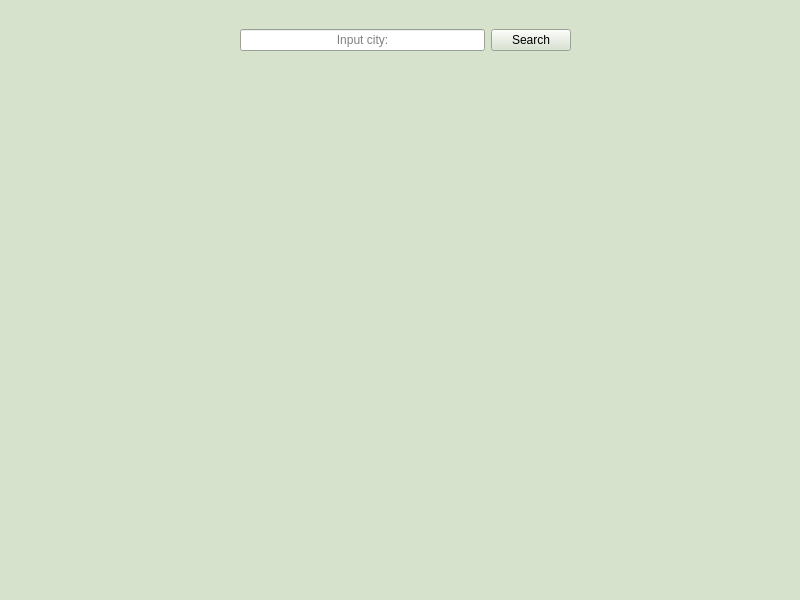
<?xml version="1.0" encoding="UTF-8"?>
<ui version="4.0">
 <class>weatherAppWindow</class>
 <widget class="QMainWindow" name="weatherAppWindow">
  <property name="geometry">
   <rect>
    <x>0</x>
    <y>0</y>
    <width>800</width>
    <height>600</height>
   </rect>
  </property>
  <property name="minimumSize">
   <size>
    <width>800</width>
    <height>600</height>
   </size>
  </property>
  <property name="palette">
   <palette>
    <active>
     <colorrole role="WindowText">
      <brush brushstyle="SolidPattern">
       <color alpha="255">
        <red>0</red>
        <green>0</green>
        <blue>0</blue>
       </color>
      </brush>
     </colorrole>
     <colorrole role="Button">
      <brush brushstyle="SolidPattern">
       <color alpha="255">
        <red>215</red>
        <green>226</green>
        <blue>205</blue>
       </color>
      </brush>
     </colorrole>
     <colorrole role="Light">
      <brush brushstyle="SolidPattern">
       <color alpha="255">
        <red>255</red>
        <green>255</green>
        <blue>255</blue>
       </color>
      </brush>
     </colorrole>
     <colorrole role="Midlight">
      <brush brushstyle="SolidPattern">
       <color alpha="255">
        <red>235</red>
        <green>240</green>
        <blue>230</blue>
       </color>
      </brush>
     </colorrole>
     <colorrole role="Dark">
      <brush brushstyle="SolidPattern">
       <color alpha="255">
        <red>107</red>
        <green>113</green>
        <blue>102</blue>
       </color>
      </brush>
     </colorrole>
     <colorrole role="Mid">
      <brush brushstyle="SolidPattern">
       <color alpha="255">
        <red>143</red>
        <green>151</green>
        <blue>137</blue>
       </color>
      </brush>
     </colorrole>
     <colorrole role="Text">
      <brush brushstyle="SolidPattern">
       <color alpha="255">
        <red>0</red>
        <green>0</green>
        <blue>0</blue>
       </color>
      </brush>
     </colorrole>
     <colorrole role="BrightText">
      <brush brushstyle="SolidPattern">
       <color alpha="255">
        <red>255</red>
        <green>255</green>
        <blue>255</blue>
       </color>
      </brush>
     </colorrole>
     <colorrole role="ButtonText">
      <brush brushstyle="SolidPattern">
       <color alpha="255">
        <red>0</red>
        <green>0</green>
        <blue>0</blue>
       </color>
      </brush>
     </colorrole>
     <colorrole role="Base">
      <brush brushstyle="SolidPattern">
       <color alpha="255">
        <red>255</red>
        <green>255</green>
        <blue>255</blue>
       </color>
      </brush>
     </colorrole>
     <colorrole role="Window">
      <brush brushstyle="SolidPattern">
       <color alpha="255">
        <red>215</red>
        <green>226</green>
        <blue>205</blue>
       </color>
      </brush>
     </colorrole>
     <colorrole role="Shadow">
      <brush brushstyle="SolidPattern">
       <color alpha="255">
        <red>0</red>
        <green>0</green>
        <blue>0</blue>
       </color>
      </brush>
     </colorrole>
     <colorrole role="AlternateBase">
      <brush brushstyle="SolidPattern">
       <color alpha="255">
        <red>235</red>
        <green>240</green>
        <blue>230</blue>
       </color>
      </brush>
     </colorrole>
     <colorrole role="ToolTipBase">
      <brush brushstyle="SolidPattern">
       <color alpha="255">
        <red>255</red>
        <green>255</green>
        <blue>220</blue>
       </color>
      </brush>
     </colorrole>
     <colorrole role="ToolTipText">
      <brush brushstyle="SolidPattern">
       <color alpha="255">
        <red>0</red>
        <green>0</green>
        <blue>0</blue>
       </color>
      </brush>
     </colorrole>
    </active>
    <inactive>
     <colorrole role="WindowText">
      <brush brushstyle="SolidPattern">
       <color alpha="255">
        <red>0</red>
        <green>0</green>
        <blue>0</blue>
       </color>
      </brush>
     </colorrole>
     <colorrole role="Button">
      <brush brushstyle="SolidPattern">
       <color alpha="255">
        <red>215</red>
        <green>226</green>
        <blue>205</blue>
       </color>
      </brush>
     </colorrole>
     <colorrole role="Light">
      <brush brushstyle="SolidPattern">
       <color alpha="255">
        <red>255</red>
        <green>255</green>
        <blue>255</blue>
       </color>
      </brush>
     </colorrole>
     <colorrole role="Midlight">
      <brush brushstyle="SolidPattern">
       <color alpha="255">
        <red>235</red>
        <green>240</green>
        <blue>230</blue>
       </color>
      </brush>
     </colorrole>
     <colorrole role="Dark">
      <brush brushstyle="SolidPattern">
       <color alpha="255">
        <red>107</red>
        <green>113</green>
        <blue>102</blue>
       </color>
      </brush>
     </colorrole>
     <colorrole role="Mid">
      <brush brushstyle="SolidPattern">
       <color alpha="255">
        <red>143</red>
        <green>151</green>
        <blue>137</blue>
       </color>
      </brush>
     </colorrole>
     <colorrole role="Text">
      <brush brushstyle="SolidPattern">
       <color alpha="255">
        <red>0</red>
        <green>0</green>
        <blue>0</blue>
       </color>
      </brush>
     </colorrole>
     <colorrole role="BrightText">
      <brush brushstyle="SolidPattern">
       <color alpha="255">
        <red>255</red>
        <green>255</green>
        <blue>255</blue>
       </color>
      </brush>
     </colorrole>
     <colorrole role="ButtonText">
      <brush brushstyle="SolidPattern">
       <color alpha="255">
        <red>0</red>
        <green>0</green>
        <blue>0</blue>
       </color>
      </brush>
     </colorrole>
     <colorrole role="Base">
      <brush brushstyle="SolidPattern">
       <color alpha="255">
        <red>255</red>
        <green>255</green>
        <blue>255</blue>
       </color>
      </brush>
     </colorrole>
     <colorrole role="Window">
      <brush brushstyle="SolidPattern">
       <color alpha="255">
        <red>215</red>
        <green>226</green>
        <blue>205</blue>
       </color>
      </brush>
     </colorrole>
     <colorrole role="Shadow">
      <brush brushstyle="SolidPattern">
       <color alpha="255">
        <red>0</red>
        <green>0</green>
        <blue>0</blue>
       </color>
      </brush>
     </colorrole>
     <colorrole role="AlternateBase">
      <brush brushstyle="SolidPattern">
       <color alpha="255">
        <red>235</red>
        <green>240</green>
        <blue>230</blue>
       </color>
      </brush>
     </colorrole>
     <colorrole role="ToolTipBase">
      <brush brushstyle="SolidPattern">
       <color alpha="255">
        <red>255</red>
        <green>255</green>
        <blue>220</blue>
       </color>
      </brush>
     </colorrole>
     <colorrole role="ToolTipText">
      <brush brushstyle="SolidPattern">
       <color alpha="255">
        <red>0</red>
        <green>0</green>
        <blue>0</blue>
       </color>
      </brush>
     </colorrole>
    </inactive>
    <disabled>
     <colorrole role="WindowText">
      <brush brushstyle="SolidPattern">
       <color alpha="255">
        <red>107</red>
        <green>113</green>
        <blue>102</blue>
       </color>
      </brush>
     </colorrole>
     <colorrole role="Button">
      <brush brushstyle="SolidPattern">
       <color alpha="255">
        <red>215</red>
        <green>226</green>
        <blue>205</blue>
       </color>
      </brush>
     </colorrole>
     <colorrole role="Light">
      <brush brushstyle="SolidPattern">
       <color alpha="255">
        <red>255</red>
        <green>255</green>
        <blue>255</blue>
       </color>
      </brush>
     </colorrole>
     <colorrole role="Midlight">
      <brush brushstyle="SolidPattern">
       <color alpha="255">
        <red>235</red>
        <green>240</green>
        <blue>230</blue>
       </color>
      </brush>
     </colorrole>
     <colorrole role="Dark">
      <brush brushstyle="SolidPattern">
       <color alpha="255">
        <red>107</red>
        <green>113</green>
        <blue>102</blue>
       </color>
      </brush>
     </colorrole>
     <colorrole role="Mid">
      <brush brushstyle="SolidPattern">
       <color alpha="255">
        <red>143</red>
        <green>151</green>
        <blue>137</blue>
       </color>
      </brush>
     </colorrole>
     <colorrole role="Text">
      <brush brushstyle="SolidPattern">
       <color alpha="255">
        <red>107</red>
        <green>113</green>
        <blue>102</blue>
       </color>
      </brush>
     </colorrole>
     <colorrole role="BrightText">
      <brush brushstyle="SolidPattern">
       <color alpha="255">
        <red>255</red>
        <green>255</green>
        <blue>255</blue>
       </color>
      </brush>
     </colorrole>
     <colorrole role="ButtonText">
      <brush brushstyle="SolidPattern">
       <color alpha="255">
        <red>107</red>
        <green>113</green>
        <blue>102</blue>
       </color>
      </brush>
     </colorrole>
     <colorrole role="Base">
      <brush brushstyle="SolidPattern">
       <color alpha="255">
        <red>215</red>
        <green>226</green>
        <blue>205</blue>
       </color>
      </brush>
     </colorrole>
     <colorrole role="Window">
      <brush brushstyle="SolidPattern">
       <color alpha="255">
        <red>215</red>
        <green>226</green>
        <blue>205</blue>
       </color>
      </brush>
     </colorrole>
     <colorrole role="Shadow">
      <brush brushstyle="SolidPattern">
       <color alpha="255">
        <red>0</red>
        <green>0</green>
        <blue>0</blue>
       </color>
      </brush>
     </colorrole>
     <colorrole role="AlternateBase">
      <brush brushstyle="SolidPattern">
       <color alpha="255">
        <red>215</red>
        <green>226</green>
        <blue>205</blue>
       </color>
      </brush>
     </colorrole>
     <colorrole role="ToolTipBase">
      <brush brushstyle="SolidPattern">
       <color alpha="255">
        <red>255</red>
        <green>255</green>
        <blue>220</blue>
       </color>
      </brush>
     </colorrole>
     <colorrole role="ToolTipText">
      <brush brushstyle="SolidPattern">
       <color alpha="255">
        <red>0</red>
        <green>0</green>
        <blue>0</blue>
       </color>
      </brush>
     </colorrole>
    </disabled>
   </palette>
  </property>
  <property name="windowTitle">
   <string>WeatherApp</string>
  </property>
  <property name="autoFillBackground">
   <bool>false</bool>
  </property>
  <widget class="QWidget" name="centralwidget">
   <widget class="QWidget" name="horizontalLayoutWidget">
    <property name="geometry">
     <rect>
      <x>240</x>
      <y>0</y>
      <width>331</width>
      <height>80</height>
     </rect>
    </property>
    <layout class="QHBoxLayout" name="inputLayout">
     <item>
      <widget class="QLineEdit" name="inputCity">
       <property name="focusPolicy">
        <enum>Qt::WheelFocus</enum>
       </property>
       <property name="layoutDirection">
        <enum>Qt::LeftToRight</enum>
       </property>
       <property name="inputMask">
        <string/>
       </property>
       <property name="text">
        <string/>
       </property>
       <property name="alignment">
        <set>Qt::AlignCenter</set>
       </property>
       <property name="placeholderText">
        <string>Input city:</string>
       </property>
      </widget>
     </item>
     <item>
      <widget class="QPushButton" name="submitCity">
       <property name="focusPolicy">
        <enum>Qt::TabFocus</enum>
       </property>
       <property name="whatsThis">
        <string>Submit city to search for it's weather online</string>
       </property>
       <property name="text">
        <string>Search</string>
       </property>
       <property name="shortcut">
        <string>Return</string>
       </property>
       <property name="autoRepeatDelay">
        <number>150</number>
       </property>
       <property name="autoRepeatInterval">
        <number>50</number>
       </property>
       <property name="default">
        <bool>false</bool>
       </property>
      </widget>
     </item>
    </layout>
   </widget>
   <widget class="QLabel" name="cityTemp">
    <property name="geometry">
     <rect>
      <x>300</x>
      <y>80</y>
      <width>201</width>
      <height>61</height>
     </rect>
    </property>
    <property name="font">
     <font>
      <pointsize>32</pointsize>
      <weight>75</weight>
      <bold>true</bold>
     </font>
    </property>
    <property name="text">
     <string/>
    </property>
    <property name="textFormat">
     <enum>Qt::AutoText</enum>
    </property>
    <property name="alignment">
     <set>Qt::AlignCenter</set>
    </property>
   </widget>
   <widget class="QWidget" name="horizontalLayoutWidget_2">
    <property name="geometry">
     <rect>
      <x>40</x>
      <y>250</y>
      <width>711</width>
      <height>51</height>
     </rect>
    </property>
    <layout class="QHBoxLayout" name="daysLayout">
     <item>
      <widget class="QLabel" name="labelToday">
       <property name="font">
        <font>
         <pointsize>14</pointsize>
         <weight>75</weight>
         <bold>true</bold>
        </font>
       </property>
       <property name="text">
        <string/>
       </property>
       <property name="alignment">
        <set>Qt::AlignHCenter|Qt::AlignTop</set>
       </property>
      </widget>
     </item>
     <item>
      <widget class="QLabel" name="labelTomorrow">
       <property name="font">
        <font>
         <pointsize>14</pointsize>
         <weight>75</weight>
         <bold>true</bold>
        </font>
       </property>
       <property name="text">
        <string/>
       </property>
       <property name="alignment">
        <set>Qt::AlignHCenter|Qt::AlignTop</set>
       </property>
      </widget>
     </item>
     <item>
      <widget class="QLabel" name="labelDayAfter">
       <property name="font">
        <font>
         <pointsize>14</pointsize>
         <weight>75</weight>
         <bold>true</bold>
        </font>
       </property>
       <property name="text">
        <string/>
       </property>
       <property name="alignment">
        <set>Qt::AlignHCenter|Qt::AlignTop</set>
       </property>
      </widget>
     </item>
    </layout>
   </widget>
   <widget class="QLabel" name="weatherDescription">
    <property name="geometry">
     <rect>
      <x>150</x>
      <y>140</y>
      <width>501</width>
      <height>61</height>
     </rect>
    </property>
    <property name="font">
     <font>
      <pointsize>26</pointsize>
      <weight>75</weight>
      <bold>true</bold>
     </font>
    </property>
    <property name="text">
     <string/>
    </property>
    <property name="textFormat">
     <enum>Qt::AutoText</enum>
    </property>
    <property name="alignment">
     <set>Qt::AlignCenter</set>
    </property>
   </widget>
   <widget class="QWidget" name="gridLayoutWidget">
    <property name="geometry">
     <rect>
      <x>60</x>
      <y>300</y>
      <width>191</width>
      <height>221</height>
     </rect>
    </property>
    <layout class="QGridLayout" name="todaysForecastLayout">
     <item row="2" column="0">
      <widget class="QLabel" name="todaysForecastDesc">
       <property name="font">
        <font>
         <pointsize>14</pointsize>
         <italic>true</italic>
        </font>
       </property>
       <property name="text">
        <string/>
       </property>
       <property name="alignment">
        <set>Qt::AlignCenter</set>
       </property>
      </widget>
     </item>
     <item row="0" column="0">
      <widget class="QLabel" name="todaysForecastTemp">
       <property name="font">
        <font>
         <pointsize>14</pointsize>
        </font>
       </property>
       <property name="text">
        <string/>
       </property>
       <property name="alignment">
        <set>Qt::AlignCenter</set>
       </property>
      </widget>
     </item>
     <item row="1" column="0">
      <widget class="QLabel" name="todaysIcon">
       <property name="text">
        <string/>
       </property>
       <property name="alignment">
        <set>Qt::AlignCenter</set>
       </property>
      </widget>
     </item>
    </layout>
   </widget>
   <widget class="QWidget" name="gridLayoutWidget_2">
    <property name="geometry">
     <rect>
      <x>300</x>
      <y>300</y>
      <width>191</width>
      <height>221</height>
     </rect>
    </property>
    <layout class="QGridLayout" name="tomoForecastLayout">
     <item row="3" column="0">
      <widget class="QLabel" name="tomoForecastDesc">
       <property name="font">
        <font>
         <pointsize>14</pointsize>
         <italic>true</italic>
        </font>
       </property>
       <property name="text">
        <string/>
       </property>
       <property name="alignment">
        <set>Qt::AlignCenter</set>
       </property>
      </widget>
     </item>
     <item row="1" column="0">
      <widget class="QLabel" name="tomoForecastTemp">
       <property name="font">
        <font>
         <pointsize>14</pointsize>
        </font>
       </property>
       <property name="text">
        <string/>
       </property>
       <property name="alignment">
        <set>Qt::AlignCenter</set>
       </property>
      </widget>
     </item>
     <item row="2" column="0">
      <widget class="QLabel" name="tomoIcon">
       <property name="text">
        <string/>
       </property>
       <property name="alignment">
        <set>Qt::AlignCenter</set>
       </property>
      </widget>
     </item>
    </layout>
   </widget>
   <widget class="QWidget" name="gridLayoutWidget_3">
    <property name="geometry">
     <rect>
      <x>540</x>
      <y>300</y>
      <width>191</width>
      <height>221</height>
     </rect>
    </property>
    <layout class="QGridLayout" name="dayAftersForecastLayout">
     <item row="2" column="0">
      <widget class="QLabel" name="dayAftersForecastDesc">
       <property name="font">
        <font>
         <pointsize>14</pointsize>
         <italic>true</italic>
        </font>
       </property>
       <property name="text">
        <string/>
       </property>
       <property name="alignment">
        <set>Qt::AlignCenter</set>
       </property>
      </widget>
     </item>
     <item row="0" column="0">
      <widget class="QLabel" name="dayAftersForecastTemp">
       <property name="font">
        <font>
         <pointsize>14</pointsize>
        </font>
       </property>
       <property name="text">
        <string/>
       </property>
       <property name="alignment">
        <set>Qt::AlignCenter</set>
       </property>
      </widget>
     </item>
     <item row="1" column="0">
      <widget class="QLabel" name="dayAftersIcon">
       <property name="text">
        <string/>
       </property>
       <property name="alignment">
        <set>Qt::AlignCenter</set>
       </property>
      </widget>
     </item>
    </layout>
   </widget>
  </widget>
 </widget>
 <resources/>
 <connections/>
</ui>
